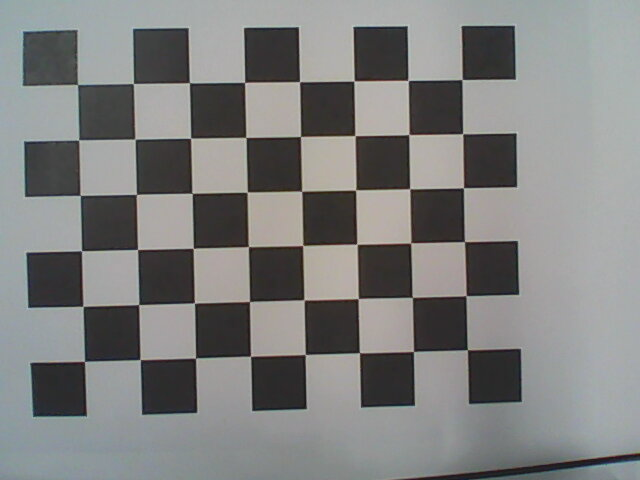
#> input picture camera_calibration_method/images_for_calibration/2022-05-06-142013.jpg, 640 x 480 px; its folder holds only this picture in this run
$ python camera_calibration.py
#> lines starting #> are read from the running program, lines starting #| are printed output that depends on the picture; after the words box and inside, x2 and y2 are one past the last pixel; in counts of white or black regions, pixels touching at a corner belong together; long printed decimals are rounded
import cv2
import numpy as np
import os
import glob


CHECKERBOARD = (6, 8)  # size of checkerboard
criteria     = (cv2.TERM_CRITERIA_EPS + cv2.TERM_CRITERIA_MAX_ITER, 30, 0.001)
size_sqr     = 0.025


threedpoints = []
twodpoints   = []


objectp3d = np.zeros((1, CHECKERBOARD[0] * CHECKERBOARD[1], 3), np.float32)
objectp3d[0, :, :2] = np.mgrid[0:CHECKERBOARD[0], 0:CHECKERBOARD[1]].T.reshape(-1, 2) * size_sqr


images = glob.glob('images_for_calibration/*.jpg') # load the images for calibration


for filename in images:
    image 	     = cv2.imread(filename)
#> image is the input picture: shape (480, 640, 3); mean B, G, R 126.8, 127.7, 127
    grayColor    = cv2.cvtColor(image, cv2.COLOR_BGR2GRAY)
    ret, corners = cv2.findChessboardCorners(grayColor, CHECKERBOARD, cv2.CALIB_CB_ADAPTIVE_THRESH+ cv2.CALIB_CB_FAST_CHECK + cv2.CALIB_CB_NORMALIZE_IMAGE)
#> ret = True; corners = 48 rows, first 8: [462, 79.51], [462.7, 133.7], [463.3, 187.8], [464.5, 241.5], [466, 295.5], [467.4, 349.6], [408.1, 80.58], [408.8, 134.3]

    if ret == True:

        threedpoints.append(objectp3d)
        corners2 = cv2.cornerSubPix(grayColor, corners, (11, 11), (-1, -1), criteria)
#> corners2 = 48 rows, first 8: [462, 79.54], [462.7, 133.7], [463.5, 187.8], [464.4, 241.6], [466, 295.7], [467.4, 349.8], [408, 80.41], [408.9, 134.6]
        twodpoints.append(corners2)
        image = cv2.drawChessboardCorners(image,CHECKERBOARD, corners2, ret)
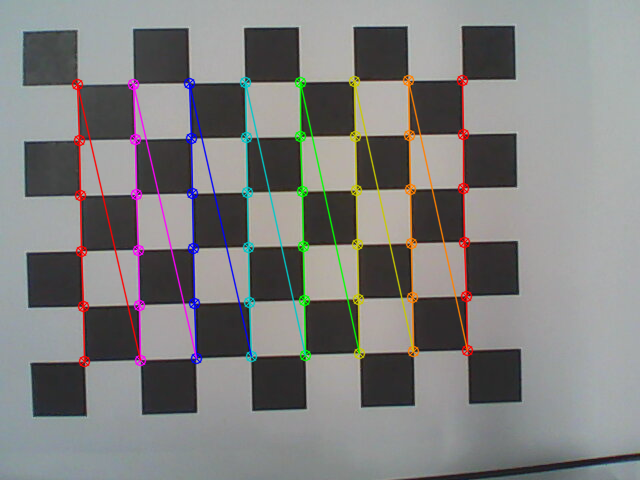
#> image: shape (480, 640, 3); 5.28% of pixels changed, all inside (x1, y1, x2, y2) = (71, 74, 474, 368)

    cv2.imshow('img', image)
    cv2.waitKey(0)

cv2.destroyAllWindows()


ret, matrix, distortion, r_vecs, t_vecs = cv2.calibrateCamera(threedpoints, twodpoints, grayColor.shape[::-1], None, None)
#> ret = 0.162; matrix = [[1437.5, 0, 373.1], [0, 1435.2, 196.8], [0, 0, 1]]; distortion = [[0.276, 0.755, -0.00519, 0.0177, -48.66]]; r_vecs = ([-0.0753, -0.0921, 1.55],); t_vecs = ([0.0408, -0.0541, 0.666],)


# Displaying required output
print(" Camera matrix:")
print(matrix)
#| [[1.43749877e+03 0.00000000e+00 3.73099823e+02]
#|  [0.00000000e+00 1.43520320e+03 1.96763611e+02]
#|  [0.00000000e+00 0.00000000e+00 1.00000000e+00]]

print("\n Distortion coefficient:")
print(distortion)
#| [[ 2.76187937e-01  7.55182755e-01 -5.18749334e-03  1.77134387e-02
#|   -4.86559067e+01]]

print("\n Rotation Vectors:")
print(r_vecs)
#| (array([[-0.07529],
#|        [-0.09212],
#|        [ 1.549]]),)

print("\n Translation Vectors:")
print(t_vecs)
#| (array([[ 0.04079],
#|        [-0.05415],
#|        [ 0.6658 ]]),)


np.savetxt('matrix.txt', matrix)
np.savetxt('distortion.txt', distortion)


mean_error = 0
for i in range(len(threedpoints)):
    imgpoints2, _ = cv2.projectPoints(threedpoints[i], r_vecs[i], t_vecs[i], matrix, distortion)
    error = cv2.norm(twodpoints[i], imgpoints2, cv2.NORM_L2)/len(imgpoints2)
    mean_error += error
#> this loop made 1 pass
#> (error, mean_error) on pass 1: (0.0234, 0.0234)
#> after the loop, mean_error = 0.0234

print( "total error: {}".format(mean_error/len(threedpoints)) )
#| total error: 0.02338
print("ret:",ret)
#| ret: 0.162

$ run again, on camera_calibration_method/images_for_calibration/2022-05-06-142101.jpg
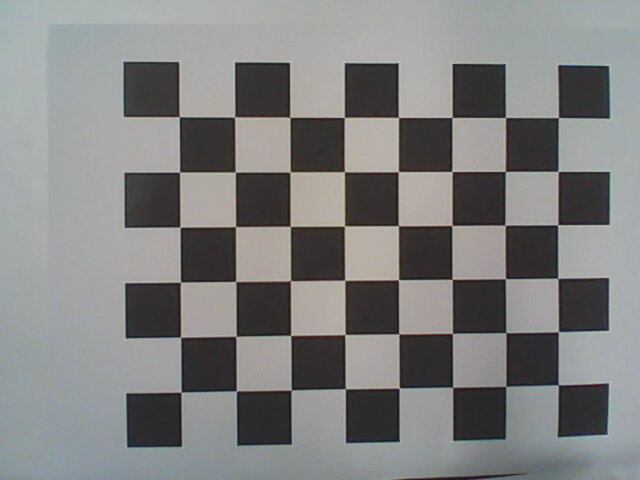
#> input picture camera_calibration_method/images_for_calibration/2022-05-06-142101.jpg, 640 x 480 px
#> image is the input picture: shape (480, 640, 3); mean B, G, R 128.5, 128.8, 128.5
#> `ret, corners = cv2.findChessboardCorners(grayColor, CHECKERBOARD, cv2...`: ret = True; corners = 48 rows, first 8: [558.5, 117.5], [557.9, 171.4], [557.4, 224.9], [557.6, 278.4], [558.4, 331.6], [558.3, 384.7], [505.6, 117.6], [505.5, 171.5]
#> corners2 = 48 rows, first 8: [558.4, 117.5], [558.1, 171.4], [557.7, 224.7], [557.8, 278.3], [558.4, 331.8], [558.3, 384.8], [505.5, 117.5], [505.3, 171.4]
#> `image = cv2.drawChessboardCorners(image,CHECKERBOARD, corners2, ret)`:
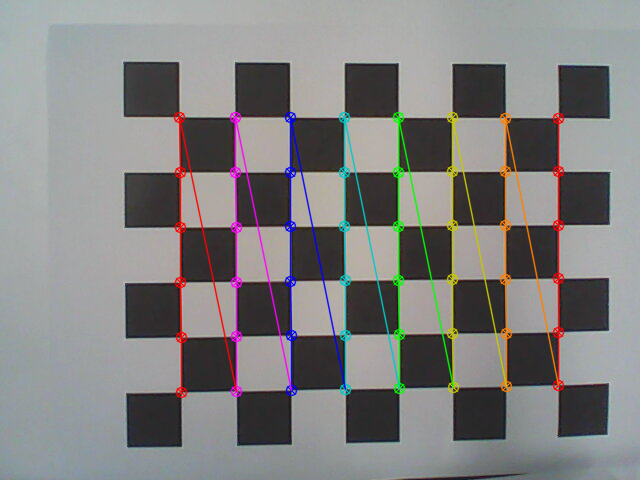
#> image: shape (480, 640, 3); 5.25% of pixels changed, all inside (x1, y1, x2, y2) = (173, 111, 565, 399)
#> `ret, matrix, distortion, r_vecs, t_vecs = cv2.calibrateCamera(threedpo..`: ret = 0.19; matrix = [[1688.7, 0, 337.8], [0, 1675, 233], [0, 0, 1]]; distortion = [[0.432, -7.35, -0.000838, 0.0102, -189.2]]; r_vecs = ([-0.104, -0.134, 1.56],); t_vecs = ([0.102, -0.0538, 0.787],)
#| [[1.68870791e+03 0.00000000e+00 3.37757511e+02]
#|  [0.00000000e+00 1.67496830e+03 2.33017164e+02]
#|  [0.00000000e+00 0.00000000e+00 1.00000000e+00]]
#| [[ 4.32348088e-01 -7.35463138e+00 -8.37713193e-04  1.01974982e-02
#|   -1.89171269e+02]]
#| (array([[-0.1037],
#|        [-0.1342],
#|        [ 1.562]]),)
#| (array([[ 0.1018],
#|        [-0.05381],
#|        [ 0.7865 ]]),)
#> the loop `for i in range(len(threedpoints)):` made 1 pass
#> (error, mean_error) on pass 1: (0.0274, 0.0274)
#> after the loop `for i in range(len(threedpoints)):`: mean_error = 0.0274
#| total error: 0.02737
#| ret: 0.1896

$ run again, on camera_calibration_method/images_for_calibration/2022-05-06-142110.jpg
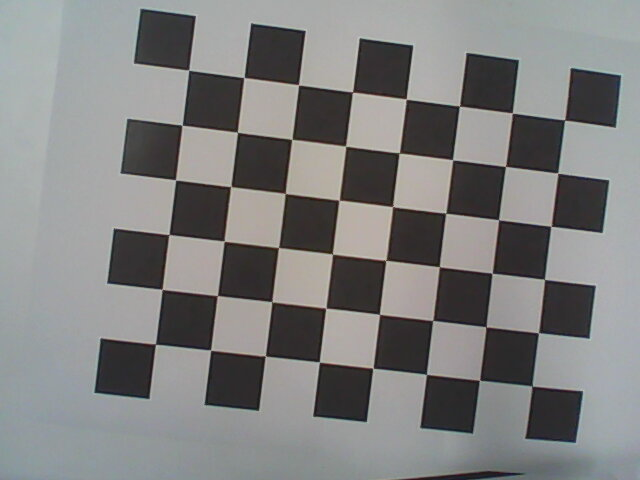
#> input picture camera_calibration_method/images_for_calibration/2022-05-06-142110.jpg, 640 x 480 px
#> image is the input picture: shape (480, 640, 3); mean B, G, R 127.8, 128.3, 128
#> `ret, corners = cv2.findChessboardCorners(grayColor, CHECKERBOARD, cv2...`: ret = True; corners = 48 rows, first 8: [155.4, 344.2], [162.1, 289.3], [169.2, 234.4], [175.5, 180], [181.9, 125.4], [188.6, 69.98], [210.6, 350], [217.3, 295.6]
#> corners2 = 48 rows, first 8: [155.4, 344.2], [162.1, 289.4], [168.9, 234.6], [175.5, 179.8], [182.1, 125.2], [188.7, 70.21], [210.6, 350.2], [217.3, 295.6]
#> `image = cv2.drawChessboardCorners(image,CHECKERBOARD, corners2, ret)`:
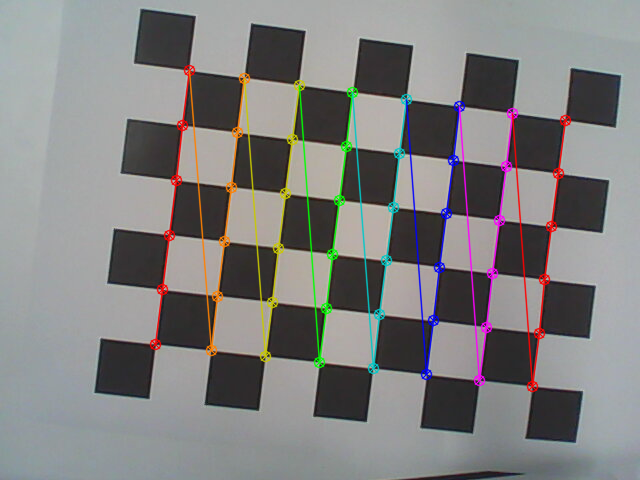
#> image: shape (480, 640, 3); 5.3% of pixels changed, all inside (x1, y1, x2, y2) = (149, 64, 572, 393)
#> `ret, matrix, distortion, r_vecs, t_vecs = cv2.calibrateCamera(threedpo..`: ret = 0.147; matrix = [[1786.7, 0, 271.1], [0, 1761.2, 252.4], [0, 0, 1]]; distortion = [[0.664, -21.55, 0.00664, 0.00132, 295.4]]; r_vecs = ([0.135, -0.113, -1.45],); t_vecs = ([-0.0517, 0.0416, 0.8],)
#| [[1.78665030e+03 0.00000000e+00 2.71104051e+02]
#|  [0.00000000e+00 1.76118594e+03 2.52371601e+02]
#|  [0.00000000e+00 0.00000000e+00 1.00000000e+00]]
#| [[ 6.64301366e-01 -2.15491313e+01  6.64180346e-03  1.31566822e-03
#|    2.95350883e+02]]
#| (array([[ 0.135],
#|        [-0.1133],
#|        [-1.447 ]]),)
#| (array([[-0.05168],
#|        [ 0.04157],
#|        [ 0.8003]]),)
#> the loop `for i in range(len(threedpoints)):` made 1 pass
#> (error, mean_error) on pass 1: (0.0212, 0.0212)
#> after the loop `for i in range(len(threedpoints)):`: mean_error = 0.0212
#| total error: 0.02123
#| ret: 0.1471

$ run again, on camera_calibration_method/images_for_calibration/2022-05-06-142122.jpg
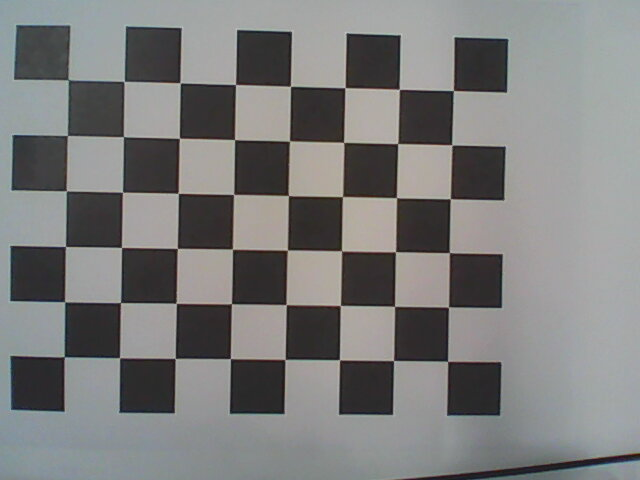
#> input picture camera_calibration_method/images_for_calibration/2022-05-06-142122.jpg, 640 x 480 px
#> image is the input picture: shape (480, 640, 3); mean B, G, R 123.7, 124.2, 124
#> `ret, corners = cv2.findChessboardCorners(grayColor, CHECKERBOARD, cv2...`: ret = True; corners = 48 rows, first 8: [64.39, 356.7], [64.76, 301.8], [65.54, 246.4], [66.54, 190.7], [67.46, 135.5], [68.34, 79.6], [119.5, 357.7], [120.4, 302.5]
#> corners2 = 48 rows, first 8: [64.21, 356.8], [64.58, 301.8], [65.41, 246.5], [66.26, 190.8], [67.38, 135.5], [68.24, 79.81], [119.5, 357.7], [120.5, 302.6]
#> `image = cv2.drawChessboardCorners(image,CHECKERBOARD, corners2, ret)`:
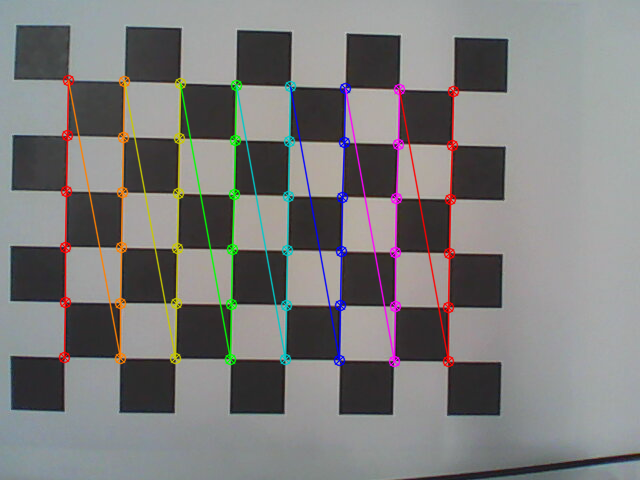
#> image: shape (480, 640, 3); 5.29% of pixels changed, all inside (x1, y1, x2, y2) = (58, 74, 460, 368)
#> `ret, matrix, distortion, r_vecs, t_vecs = cv2.calibrateCamera(threedpo..`: ret = 0.144; matrix = [[1142.8, 0, 353], [0, 1142.8, 192.1], [0, 0, 1]]; distortion = [[0.27, -1.47, -0.00419, 0.012, -5.48]]; r_vecs = ([0.0712, -0.0559, -1.55],); t_vecs = ([-0.131, 0.0746, 0.517],)
#| [[1.14281122e+03 0.00000000e+00 3.53032504e+02]
#|  [0.00000000e+00 1.14281248e+03 1.92129115e+02]
#|  [0.00000000e+00 0.00000000e+00 1.00000000e+00]]
#| [[ 2.70035826e-01 -1.46687596e+00 -4.19127708e-03  1.19919164e-02
#|   -5.47963198e+00]]
#| (array([[ 0.07123],
#|        [-0.05592],
#|        [-1.549]]),)
#| (array([[-0.1309],
#|        [ 0.07458 ],
#|        [ 0.5169 ]]),)
#> the loop `for i in range(len(threedpoints)):` made 1 pass
#> (error, mean_error) on pass 1: (0.0208, 0.0208)
#> after the loop `for i in range(len(threedpoints)):`: mean_error = 0.0208
#| total error: 0.02079
#| ret: 0.144
